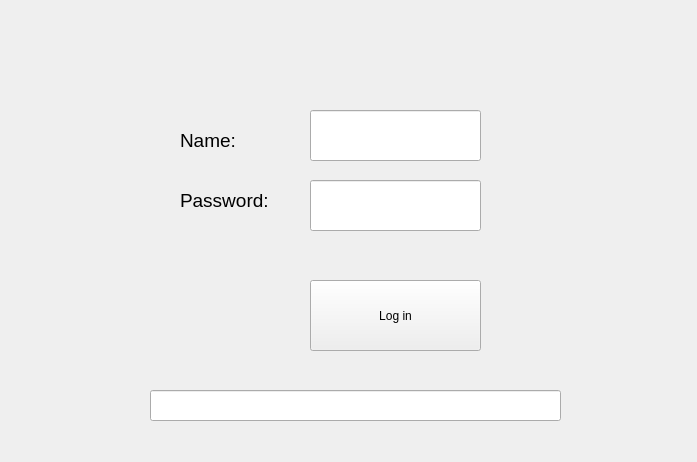
<?xml version="1.0" encoding="UTF-8"?>
<ui version="4.0">
 <class>login</class>
 <widget class="QMainWindow" name="login">
  <property name="geometry">
   <rect>
    <x>0</x>
    <y>0</y>
    <width>697</width>
    <height>462</height>
   </rect>
  </property>
  <property name="windowTitle">
   <string>login</string>
  </property>
  <widget class="QWidget" name="centralwidget">
   <widget class="QPushButton" name="btnlogin">
    <property name="geometry">
     <rect>
      <x>310</x>
      <y>280</y>
      <width>171</width>
      <height>71</height>
     </rect>
    </property>
    <property name="text">
     <string>Log in</string>
    </property>
   </widget>
   <widget class="QLabel" name="label">
    <property name="geometry">
     <rect>
      <x>180</x>
      <y>180</y>
      <width>121</width>
      <height>41</height>
     </rect>
    </property>
    <property name="font">
     <font>
      <pointsize>14</pointsize>
     </font>
    </property>
    <property name="text">
     <string>Password: </string>
    </property>
   </widget>
   <widget class="QLabel" name="label_2">
    <property name="geometry">
     <rect>
      <x>180</x>
      <y>120</y>
      <width>121</width>
      <height>41</height>
     </rect>
    </property>
    <property name="font">
     <font>
      <pointsize>14</pointsize>
     </font>
    </property>
    <property name="text">
     <string>Name:</string>
    </property>
   </widget>
   <widget class="QLineEdit" name="txtname">
    <property name="geometry">
     <rect>
      <x>310</x>
      <y>110</y>
      <width>171</width>
      <height>51</height>
     </rect>
    </property>
   </widget>
   <widget class="QLineEdit" name="txtpwd">
    <property name="geometry">
     <rect>
      <x>310</x>
      <y>180</y>
      <width>171</width>
      <height>51</height>
     </rect>
    </property>
   </widget>
   <widget class="QLineEdit" name="txtresult">
    <property name="geometry">
     <rect>
      <x>150</x>
      <y>390</y>
      <width>411</width>
      <height>31</height>
     </rect>
    </property>
   </widget>
  </widget>
 </widget>
 <resources/>
 <connections/>
</ui>
